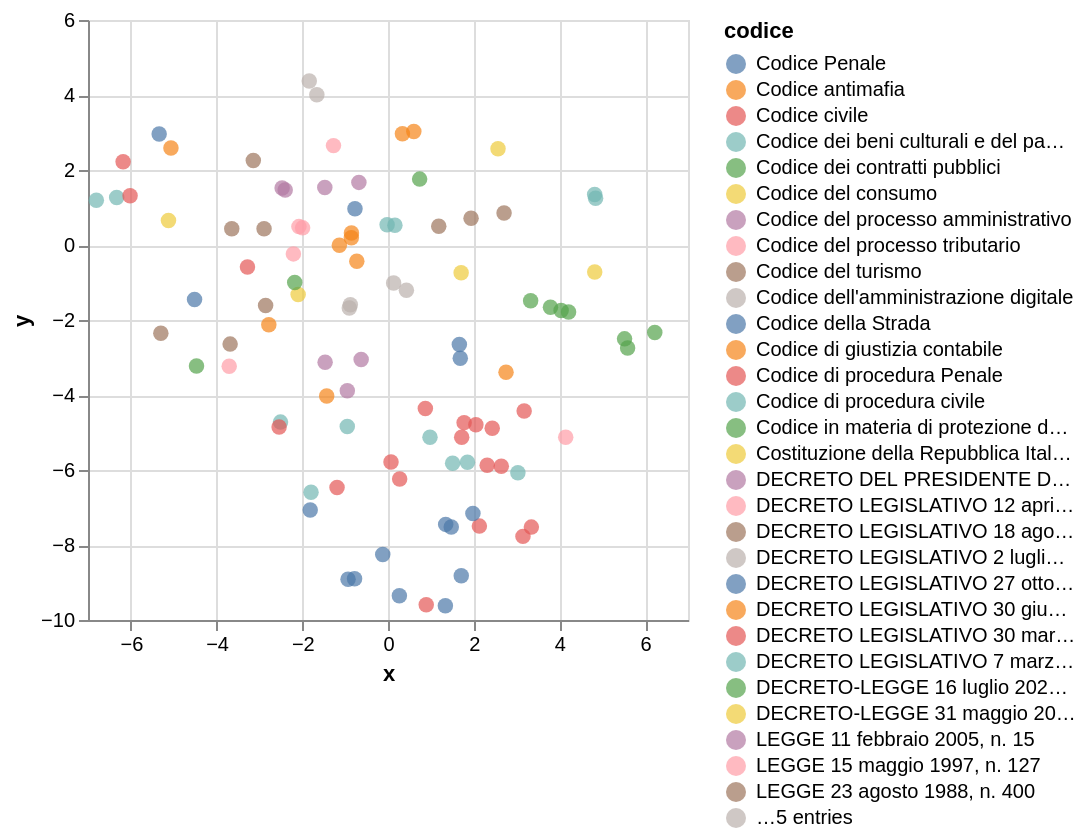

The specification (Vega-Lite) saved for this image:
### Vega-Lite specification from a JSON file in a GitHub repository (floating-point values rounded to 4 significant figures)
{"config": {"view": {"continuousWidth": 300, "continuousHeight": 300}}, "data": {"name": "data-dff7a3bf36429eeae65c6210192facd3"}, "mark": {"type": "circle", "size": 60}, "encoding": {"color": {"condition": {"param": "param_5", "field": "codice", "type": "nominal"}, "value": "lightgray"}, "tooltip": [{"field": "codice", "type": "nominal"}], "x": {"field": "x", "type": "quantitative"}, "y": {"field": "y", "type": "quantitative"}}, "params": [{"name": "param_5", "select": {"type": "point", "fields": ["codice"]}, "bind": "legend"}], "$schema": "https://vega.github.io/schema/vega-lite/v5.17.0.json", "datasets": {"data-dff7a3bf36429eeae65c6210192facd3": [{"x": 4.213, "y": -1.784, "codice": "Codice dei contratti pubblici"}, {"x": 0.3368, "y": 2.968, "codice": "DECRETO LEGISLATIVO 30 giugno 2003, n. 196"}, {"x": -4.469, "y": -3.224, "codice": "Codice in materia di protezione dei dati personali"}, {"x": 1.687, "y": -3.018, "codice": "Codice della Strada"}, {"x": 2.132, "y": -7.496, "codice": "Codice di procedura Penale"}, {"x": 0.8921, "y": -9.595, "codice": "Codice di procedura Penale"}, {"x": 3.345, "y": -7.523, "codice": "Codice di procedura Penale"}, {"x": 0.131, "y": -1.014, "codice": "Codice dell'amministrazione digitale"}, {"x": -2.892, "y": 0.435, "codice": "DECRETO LEGISLATIVO 18 agosto 2000, n. 267"}, {"x": 2.644, "y": -5.898, "codice": "Codice civile"}, {"x": 6.225, "y": -2.335, "codice": "Codice dei contratti pubblici"}, {"x": -2.508, "y": -4.723, "codice": "Codice di procedura civile"}, {"x": -6.331, "y": 1.268, "codice": "Versione consolidata del trattato sul funzionamento dell'Unione europea"}, {"x": -6.018, "y": 1.315, "codice": "Trattato che istituisce la Comunità europea"}, {"x": 2.567, "y": 2.567, "codice": "Codice del consumo"}, {"x": 1.508, "y": -5.819, "codice": "Codice di procedura civile"}, {"x": -2.207, "y": -0.237, "codice": "DECRETO LEGISLATIVO 12 aprile 2006, n. 163"}, {"x": 1.476, "y": -7.518, "codice": "Codice Penale"}, {"x": -2.471, "y": 1.522, "codice": "DECRETO DEL PRESIDENTE DELLA REPUBBLICA 20 marzo 1967, n. 223"}, {"x": 0.2721, "y": -6.238, "codice": "Codice civile"}, {"x": -1.838, "y": 4.376, "codice": "LEGGE 7 aprile 2014, n. 56"}, {"x": -1.43, "y": -4.028, "codice": "Codice antimafia"}, {"x": -5.301, "y": -2.356, "codice": "DECRETO LEGISLATIVO 18 agosto 2000, n. 267"}, {"x": 1.72, "y": -5.127, "codice": "Codice civile"}, {"x": -0.9501, "y": -4.838, "codice": "Codice di procedura civile"}, {"x": -2.079, "y": 0.4905, "codice": "DECRETO LEGISLATIVO 12 aprile 2006, n. 163"}, {"x": -3.684, "y": -2.643, "codice": "DECRETO LEGISLATIVO 18 agosto 2000, n. 267"}, {"x": 1.707, "y": -0.7415, "codice": "Codice del consumo"}, {"x": -0.02077, "y": 0.538, "codice": "DECRETO LEGISLATIVO 7 marzo 2005, n. 82"}, {"x": 1.339, "y": -9.622, "codice": "Codice Penale"}, {"x": -0.6794, "y": 1.67, "codice": "LEGGE 11 febbraio 2005, n. 15"}, {"x": 3.177, "y": -4.424, "codice": "Codice civile"}, {"x": -3.143, "y": 2.254, "codice": "LEGGE 23 agosto 1988, n. 400"}, {"x": 0.9796, "y": -5.127, "codice": "Codice di procedura civile"}, {"x": 4.824, "y": -0.7178, "codice": "Codice del consumo"}, {"x": 3.791, "y": -1.658, "codice": "Codice dei contratti pubblici"}, {"x": -0.7707, "y": 0.9668, "codice": "DECRETO LEGISLATIVO 27 ottobre 2009, n. 150"}, {"x": 2.051, "y": -4.792, "codice": "Codice civile"}, {"x": -3.645, "y": 0.4341, "codice": "DECRETO LEGISLATIVO 18 agosto 2000, n. 267"}, {"x": 1.938, "y": 0.7117, "codice": "Codice del turismo"}, {"x": -1.189, "y": -6.466, "codice": "Codice civile"}, {"x": -5.339, "y": 2.959, "codice": "Regolamento (UE) 2021/1060 del Parlamento europeo e del Consiglio del 24 giugno 2021 recante le disposizioni comuni applicabili al Fondo europeo di sviluppo regionale, al Fondo sociale europeo Plus, al Fondo di coesione, al Fondo per una transizione giusta, al Fondo europeo per gli affari marittimi, la pesca e l’acquacoltura, e le regole finanziarie applicabili a tali fondi e al Fondo Asilo, migrazione e integrazione, al Fondo Sicurezza interna e allo Strumento di sostegno finanziario per la gestione delle frontiere e la politica dei visti"}, {"x": 3.328, "y": -1.484, "codice": "Codice dei contratti pubblici"}, {"x": -2.097, "y": -1.322, "codice": "DECRETO-LEGGE 31 maggio 2010, n. 78"}, {"x": 1.776, "y": -4.737, "codice": "Codice civile"}, {"x": -1.815, "y": -7.065, "codice": "Codice Penale"}, {"x": -1.475, "y": 1.535, "codice": "LEGGE 11 febbraio 2005, n. 15"}, {"x": 0.1612, "y": 0.5268, "codice": "DECRETO LEGISLATIVO 7 marzo 2005, n. 82"}, {"x": -5.122, "y": 0.6516, "codice": "Costituzione della Repubblica Italiana"}, {"x": 1.71, "y": -8.818, "codice": "Codice Penale"}, {"x": 4.822, "y": 1.347, "codice": "Codice dei beni culturali e del paesaggio"}, {"x": -6.805, "y": 1.192, "codice": "Versione consolidata del trattato sul funzionamento dell'Unione europea"}, {"x": 0.7384, "y": 1.757, "codice": "Codice in materia di protezione dei dati personali"}, {"x": -4.514, "y": -1.451, "codice": "DECRETO LEGISLATIVO 27 ottobre 2009, n. 150"}, {"x": 1.346, "y": -7.45, "codice": "Codice Penale"}, {"x": 2.754, "y": -3.391, "codice": "Codice di giustizia contabile"}, {"x": 4.147, "y": -5.129, "codice": "Codice del processo tributario"}, {"x": -0.9494, "y": -3.887, "codice": "Codice del processo amministrativo"}, {"x": -0.8526, "y": 0.3187, "codice": "DECRETO LEGISLATIVO 30 giugno 2003, n. 196"}, {"x": 1.184, "y": 0.4982, "codice": "Codice del turismo"}, {"x": 1.854, "y": -5.793, "codice": "Codice di procedura civile"}, {"x": -2.781, "y": -2.127, "codice": "DECRETO LEGISLATIVO 30 giugno 2003, n. 196"}, {"x": -1.993, "y": 0.457, "codice": "DECRETO LEGISLATIVO 12 aprile 2006, n. 163"}, {"x": -0.8789, "y": -1.593, "codice": "DECRETO LEGISLATIVO 2 luglio 2010, n. 104"}, {"x": 3.149, "y": -7.77, "codice": "Codice di procedura Penale"}, {"x": -2.399, "y": 1.467, "codice": "DECRETO DEL PRESIDENTE DELLA REPUBBLICA 20 marzo 1967, n. 223"}, {"x": 5.591, "y": -2.746, "codice": "Codice dei contratti pubblici"}, {"x": -0.728, "y": -0.4324, "codice": "DECRETO LEGISLATIVO 30 giugno 2003, n. 196"}, {"x": 4.844, "y": 1.249, "codice": "Codice dei beni culturali e del paesaggio"}, {"x": 1.981, "y": -7.158, "codice": "Codice Penale"}, {"x": 2.314, "y": -5.873, "codice": "Codice civile"}, {"x": -3.279, "y": -0.5871, "codice": "DECRETO LEGISLATIVO 30 marzo 2001, n. 165"}, {"x": 4.039, "y": -1.748, "codice": "Codice dei contratti pubblici"}, {"x": 0.4294, "y": -1.209, "codice": "Codice dell'amministrazione digitale"}, {"x": -0.9029, "y": -1.683, "codice": "DECRETO LEGISLATIVO 2 luglio 2010, n. 104"}, {"x": 1.665, "y": -2.651, "codice": "Codice della Strada"}, {"x": -0.6265, "y": -3.052, "codice": "Codice del processo amministrativo"}, {"x": -0.8557, "y": 0.1915, "codice": "DECRETO LEGISLATIVO 30 giugno 2003, n. 196"}, {"x": -1.467, "y": -3.129, "codice": "Codice del processo amministrativo"}, {"x": 0.06988, "y": -5.785, "codice": "Codice civile"}, {"x": -2.176, "y": -1.0, "codice": "DECRETO-LEGGE 16 luglio 2020, n. 76"}, {"x": 2.432, "y": -4.888, "codice": "Codice civile"}, {"x": 0.6023, "y": 3.025, "codice": "DECRETO LEGISLATIVO 30 giugno 2003, n. 196"}, {"x": -6.181, "y": 2.221, "codice": "Trattato che istituisce la Comunità europea"}, {"x": -5.065, "y": 2.584, "codice": "Regolamento (UE) 2021/1149 del Parlamento europeo e del Consiglio del 7 luglio 2021 che istituisce il Fondo Sicurezza interna"}, {"x": 3.031, "y": -6.076, "codice": "Codice di procedura civile"}, {"x": -2.856, "y": -1.611, "codice": "DECRETO LEGISLATIVO 18 agosto 2000, n. 267"}, {"x": -0.9322, "y": -8.915, "codice": "Codice Penale"}, {"x": -1.66, "y": 4.008, "codice": "LEGGE 7 aprile 2014, n. 56"}, {"x": -2.541, "y": -4.855, "codice": "Codice civile"}, {"x": 2.708, "y": 0.8512, "codice": "Codice del turismo"}, {"x": -1.135, "y": -0.005857, "codice": "DECRETO LEGISLATIVO 30 giugno 2003, n. 196"}, {"x": -0.1226, "y": -8.254, "codice": "Codice Penale"}, {"x": 0.2653, "y": -9.355, "codice": "Codice Penale"}, {"x": 0.8717, "y": -4.357, "codice": "Codice civile"}, {"x": -1.272, "y": 2.65, "codice": "LEGGE 15 maggio 1997, n. 127"}, {"x": -3.705, "y": -3.235, "codice": "LEGGE 15 maggio 1997, n. 127"}, {"x": -1.796, "y": -6.591, "codice": "Codice di procedura civile"}, {"x": 5.52, "y": -2.503, "codice": "Codice dei contratti pubblici"}, {"x": -0.7802, "y": -8.9, "codice": "Codice Penale"}]}}
